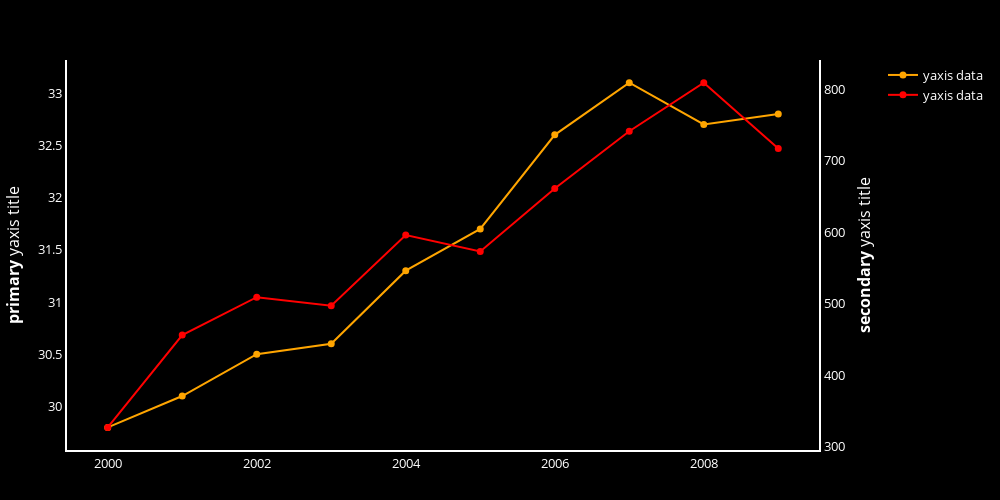

The code cell stored with this chart in its notebook:
### Markdown cell above
##### Per capita cheese consumption VS number of people who died by becoming tangled in their bedsheets

### Code cell
fig = make_subplots(specs=[[{"secondary_y": True}]])

fig.add_trace(
    go.Scatter(x=df_cheese.Year.to_list(), 
               y=df_cheese.CheeseConsumption.to_list(), 
               name="yaxis data", 
               marker=dict(
                    color='orange',
                    size=5,
                    line=dict(
                        color='orange',
                        width=2
                    ))),
            secondary_y=False
)

fig.add_trace(
    go.Scatter(x=df_cheese.Year.to_list(), 
               y=df_cheese.PeopleTangled.to_list(), 
               name="yaxis data", 
               marker=dict(
                    color='red',
                    size=5,
                    line=dict(
                        color='red',
                        width=2
                    ))),
            secondary_y=True
)

fig.update_layout(
    width=1000,
    height=500,
    plot_bgcolor='black',
    paper_bgcolor='black',
    font=dict(size=13, color='white'),
    margin=dict(l=50, r=20, t=60, b=50),
    legend_title_text='',
    legend = dict(xanchor="left")
)


fig.update_yaxes(title_text="<b>primary</b> yaxis title", secondary_y=False, showgrid=False, linewidth=2)
fig.update_yaxes(title_text="<b>secondary</b> yaxis title", secondary_y=True,showgrid=False, linewidth=2)
fig.update_xaxes(showgrid=False, linewidth=2)

fig.show()

### Figure 1 — Plotly figure (JSON) as saved in the notebook; plotly's stock layout.template omitted (floating-point values rounded to 4 significant figures)
{"data": [{"marker": {"color": "orange", "line": {"color": "orange", "width": 2}, "size": 5}, "name": "yaxis data", "type": "scatter", "x": [2000, 2001, 2002, 2003, 2004, 2005, 2006, 2007, 2008, 2009], "xaxis": "x", "y": [29.8, 30.1, 30.5, 30.6, 31.3, 31.7, 32.6, 33.1, 32.7, 32.8], "yaxis": "y"}, {"marker": {"color": "red", "line": {"color": "red", "width": 2}, "size": 5}, "name": "yaxis data", "type": "scatter", "x": [2000, 2001, 2002, 2003, 2004, 2005, 2006, 2007, 2008, 2009], "xaxis": "x", "y": [327, 456, 509, 497, 596, 573, 661, 741, 809, 717], "yaxis": "y2"}], "layout": {"font": {"color": "white", "size": 13}, "height": 500, "legend": {"title": {"text": ""}, "xanchor": "left"}, "margin": {"b": 50, "l": 50, "r": 20, "t": 60}, "paper_bgcolor": "black", "plot_bgcolor": "black", "width": 1000, "xaxis": {"anchor": "y", "domain": [0, 0.94], "linewidth": 2, "showgrid": false}, "yaxis": {"anchor": "x", "domain": [0, 1], "linewidth": 2, "showgrid": false, "title": {"text": "<b>primary</b> yaxis title"}}, "yaxis2": {"anchor": "x", "linewidth": 2, "overlaying": "y", "showgrid": false, "side": "right", "title": {"text": "<b>secondary</b> yaxis title"}}}}
